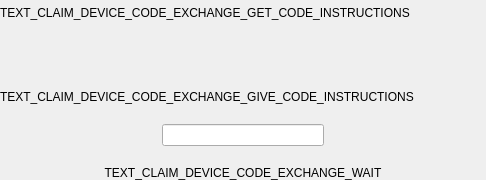
<?xml version="1.0" encoding="UTF-8"?>
<ui version="4.0">
 <class>ClaimDeviceCodeExchangeWidget</class>
 <widget class="QWidget" name="ClaimDeviceCodeExchangeWidget">
  <property name="geometry">
   <rect>
    <x>0</x>
    <y>0</y>
    <width>486</width>
    <height>180</height>
   </rect>
  </property>
  <property name="windowTitle">
   <string>Form</string>
  </property>
  <layout class="QVBoxLayout" name="verticalLayout">
   <property name="spacing">
    <number>20</number>
   </property>
   <property name="leftMargin">
    <number>0</number>
   </property>
   <property name="topMargin">
    <number>0</number>
   </property>
   <property name="rightMargin">
    <number>0</number>
   </property>
   <property name="bottomMargin">
    <number>0</number>
   </property>
   <item>
    <widget class="QWidget" name="widget_greeter_code" native="true">
     <property name="enabled">
      <bool>true</bool>
     </property>
     <layout class="QVBoxLayout" name="verticalLayout_3">
      <property name="spacing">
       <number>20</number>
      </property>
      <property name="leftMargin">
       <number>0</number>
      </property>
      <property name="topMargin">
       <number>0</number>
      </property>
      <property name="rightMargin">
       <number>0</number>
      </property>
      <property name="bottomMargin">
       <number>0</number>
      </property>
      <item>
       <widget class="QLabel" name="label_3">
        <property name="lineWidth">
         <number>0</number>
        </property>
        <property name="text">
         <string>TEXT_CLAIM_DEVICE_CODE_EXCHANGE_GET_CODE_INSTRUCTIONS</string>
        </property>
        <property name="wordWrap">
         <bool>true</bool>
        </property>
       </widget>
      </item>
      <item>
       <layout class="QHBoxLayout" name="layout_greeter_code">
        <property name="rightMargin">
         <number>0</number>
        </property>
        <item>
         <spacer name="horizontalSpacer">
          <property name="orientation">
           <enum>Qt::Horizontal</enum>
          </property>
          <property name="sizeHint" stdset="0">
           <size>
            <width>40</width>
            <height>20</height>
           </size>
          </property>
         </spacer>
        </item>
        <item>
         <widget class="CodeInputWidget" name="code_input_widget" native="true"/>
        </item>
        <item>
         <spacer name="horizontalSpacer_2">
          <property name="orientation">
           <enum>Qt::Horizontal</enum>
          </property>
          <property name="sizeHint" stdset="0">
           <size>
            <width>40</width>
            <height>20</height>
           </size>
          </property>
         </spacer>
        </item>
       </layout>
      </item>
     </layout>
    </widget>
   </item>
   <item>
    <widget class="QWidget" name="widget_claimer_code" native="true">
     <property name="enabled">
      <bool>true</bool>
     </property>
     <layout class="QVBoxLayout" name="verticalLayout_2">
      <property name="spacing">
       <number>20</number>
      </property>
      <property name="leftMargin">
       <number>0</number>
      </property>
      <property name="topMargin">
       <number>0</number>
      </property>
      <property name="rightMargin">
       <number>0</number>
      </property>
      <property name="bottomMargin">
       <number>0</number>
      </property>
      <item>
       <widget class="QLabel" name="label_2">
        <property name="text">
         <string>TEXT_CLAIM_DEVICE_CODE_EXCHANGE_GIVE_CODE_INSTRUCTIONS</string>
        </property>
        <property name="wordWrap">
         <bool>true</bool>
        </property>
       </widget>
      </item>
      <item>
       <layout class="QHBoxLayout" name="horizontalLayout">
        <item>
         <spacer name="horizontalSpacer_3">
          <property name="orientation">
           <enum>Qt::Horizontal</enum>
          </property>
          <property name="sizeHint" stdset="0">
           <size>
            <width>40</width>
            <height>20</height>
           </size>
          </property>
         </spacer>
        </item>
        <item>
         <widget class="QLineEdit" name="line_edit_claimer_code">
          <property name="alignment">
           <set>Qt::AlignCenter</set>
          </property>
          <property name="readOnly">
           <bool>true</bool>
          </property>
         </widget>
        </item>
        <item>
         <spacer name="horizontalSpacer_4">
          <property name="orientation">
           <enum>Qt::Horizontal</enum>
          </property>
          <property name="sizeHint" stdset="0">
           <size>
            <width>40</width>
            <height>20</height>
           </size>
          </property>
         </spacer>
        </item>
       </layout>
      </item>
      <item>
       <widget class="QLabel" name="label_wait">
        <property name="text">
         <string>TEXT_CLAIM_DEVICE_CODE_EXCHANGE_WAIT</string>
        </property>
        <property name="alignment">
         <set>Qt::AlignCenter</set>
        </property>
        <property name="wordWrap">
         <bool>true</bool>
        </property>
       </widget>
      </item>
     </layout>
    </widget>
   </item>
  </layout>
 </widget>
 <customwidgets>
  <customwidget>
   <class>CodeInputWidget</class>
   <extends>QWidget</extends>
   <header>guardata.client.gui.custom_widgets</header>
   <container>1</container>
  </customwidget>
 </customwidgets>
 <resources/>
 <connections/>
</ui>
